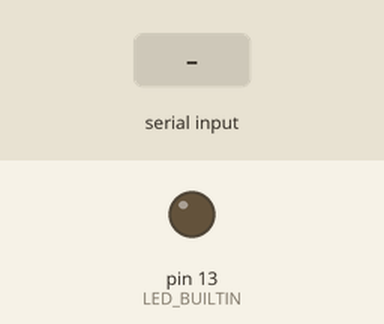
The sketch below on a simulated Arduino Uno, built with avr-gcc and run on an emulated ATmega328P. Shown: output pins drawn as LEDs (lit = HIGH). The inputs (shaded band) are chosen by the test bench. What the sketch prints to the serial monitor is not drawn.

Above: at 1.2 s.
1.3 s: "1" received over Serial
At 7.1 s:
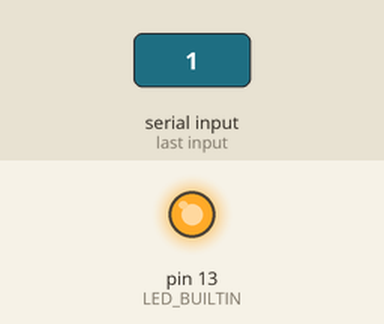
7.3 s: "0" received over Serial
At 12.1 s:
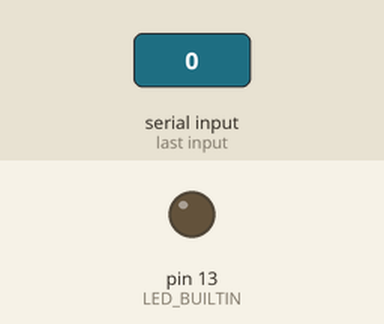
Timing chart, 0 to 13.6 s (numbered marks = the images above; inputs shaded):
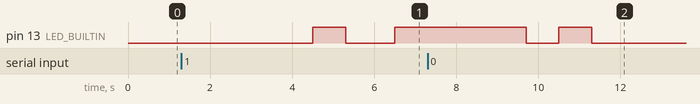

The sketch:

stringLed.ino
```cpp
char incomingByte = '0'; // for incoming serial data
byte pointer=0;

void setup() {
  // put your setup code here, to run once:
  Serial.begin(9600);
  pinMode(LED_BUILTIN, OUTPUT);
}

void loop() {
  // put your main code here, to run repeatedly:
  // send data only when you receive data:
  if (Serial.available() > 0) {
    // read the incoming byte:
    incomingByte = Serial.read();

    // say what you got:
    Serial.println("I received: " +String(incomingByte)+ " ascii = " +int(incomingByte));
    //convert to binary and showing
    if( int(incomingByte) != 32 && int(incomingByte) != 10 ){ // si es diferente de espacio, hacer la iteración
      int current = incomingByte;
      byte byteArr[8] = {254, 254, 254, 254, 254, 254, 254, 254};

      //metiendo los valores a la pila
      for(int i=1; i <= 8; i++){
        if(pointer <= 8 && current <= 0){ push(byteArr, 0); }
        else{
          byte state = current % 2;
          //Serial.println("Poniendo en posicion " +String(pointer)+ " el valor de " +String(state));
          push(byteArr, state);
          delay(400);
          current = (int)(current / 2);
        }
      }


      Serial.println();

      //sacando los valores de la pila
      for(int i=1; i <= 8; i++){
        byte myValue = pop(byteArr);
        Serial.print(myValue);
        digitalWrite(LED_BUILTIN, myValue);
        delay(400);
      }
      Serial.println();
    }else {
      delay(2000);
    }
  }
}

void push(byte *arr, byte value){
  if(pointer >= 8) {
    Serial.println("Pila llena...");
    return;
  }

  *(arr+pointer) = value;
  if(pointer < 7) pointer++;
}

byte pop(byte *arr){
  if(pointer < 0) {
    Serial.println("Pila ya está vacía...");
    return -1;
  }

  byte toReturn = *(arr+pointer);
  *(arr+pointer) = 254;
  if(pointer != 0) pointer--;
  return toReturn;
}

void setAsEmpty(byte *arr){
  byte i=0;
  while(i < 8){
    *(arr+i) = 254;
    i++;
  }
}
```

Measured:
- after the input at 1.3 s, pin 13 (LED_BUILTIN): LOW → HIGH after 3.2 s, → LOW 0.80 s later, → HIGH 1.2 s later
- after the input at 7.3 s, pin 13 (LED_BUILTIN): HIGH → LOW after 2.4 s, → HIGH 0.80 s later, → LOW 0.80 s later
